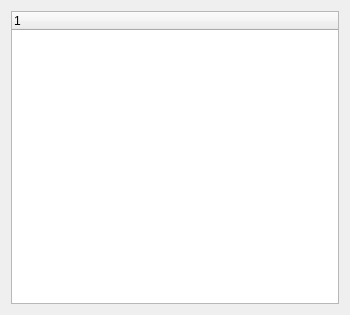
<?xml version="1.0" encoding="UTF-8"?>
<ui version="4.0">
 <class>lab7</class>
 <widget class="QWidget" name="lab7">
  <property name="geometry">
   <rect>
    <x>0</x>
    <y>0</y>
    <width>350</width>
    <height>315</height>
   </rect>
  </property>
  <property name="windowTitle">
   <string>lab7</string>
  </property>
  <layout class="QVBoxLayout" name="verticalLayout">
   <item>
    <widget class="QTreeWidget" name="treeWidget">
     <column>
      <property name="text">
       <string notr="true">1</string>
      </property>
     </column>
    </widget>
   </item>
  </layout>
 </widget>
 <resources/>
 <connections/>
</ui>
